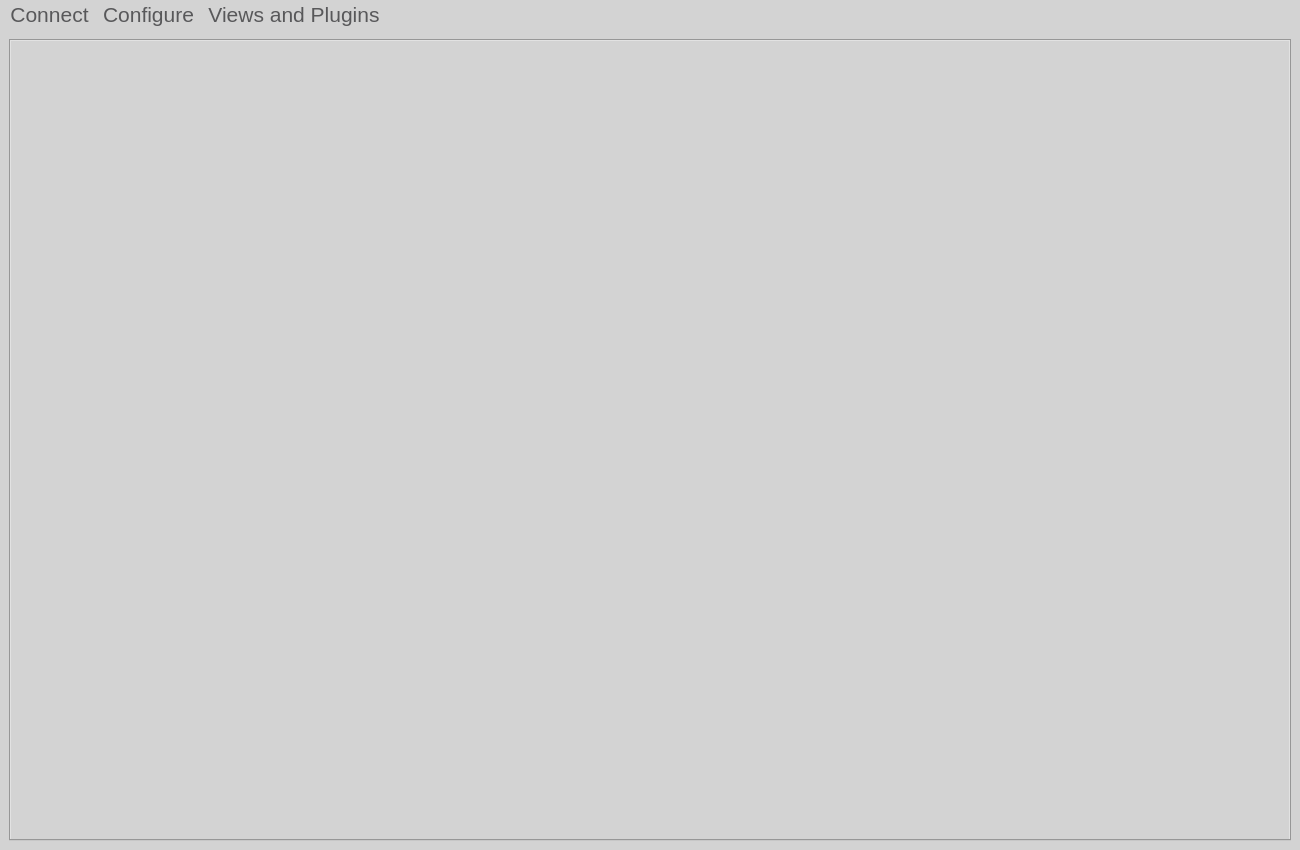
<?xml version="1.0" encoding="UTF-8"?>
<ui version="4.0">
 <class>MainWindow</class>
 <widget class="QMainWindow" name="MainWindow">
  <property name="geometry">
   <rect>
    <x>0</x>
    <y>0</y>
    <width>1300</width>
    <height>850</height>
   </rect>
  </property>
  <property name="minimumSize">
   <size>
    <width>1300</width>
    <height>850</height>
   </size>
  </property>
  <property name="windowTitle">
   <string>MainWindow</string>
  </property>
  <property name="windowIcon">
   <iconset>
    <normaloff>../icons/logo.png</normaloff>../icons/logo.png</iconset>
  </property>
  <property name="styleSheet">
   <string notr="true">QWidget
{
    background-color: rgb(211,211,211);
    color: rgb(88, 88, 90);
    selection-background-color: rgb(21, 165, 137);
    selection-color: rgb(245, 244, 244);
    
	font: 16pt
}

QLabel
{
  background-color: rgb(211,211,211);
}

QLabel#error_label
{
   color: rgb(220, 130, 30);
}

QTabBar::tab:top:selected {
    background-color: rgb(21, 165, 137);
    color: rgb(88, 88, 90);
}

</string>
  </property>
  <property name="iconSize">
   <size>
    <width>400</width>
    <height>400</height>
   </size>
  </property>
  <widget class="QWidget" name="centralwidget">
   <property name="styleSheet">
    <string notr="true"/>
   </property>
   <layout class="QVBoxLayout" name="verticalLayout">
    <item>
     <widget class="QTabWidget" name="tab_widget">
      <property name="minimumSize">
       <size>
        <width>600</width>
        <height>500</height>
       </size>
      </property>
      <property name="font">
       <font>
        <pointsize>16</pointsize>
        <italic>false</italic>
        <bold>false</bold>
       </font>
      </property>
      <property name="currentIndex">
       <number>-1</number>
      </property>
      <property name="usesScrollButtons">
       <bool>true</bool>
      </property>
     </widget>
    </item>
   </layout>
  </widget>
  <widget class="QMenuBar" name="menubar">
   <property name="geometry">
    <rect>
     <x>0</x>
     <y>0</y>
     <width>1300</width>
     <height>24</height>
    </rect>
   </property>
   <property name="font">
    <font>
     <pointsize>16</pointsize>
     <italic>false</italic>
     <bold>false</bold>
    </font>
   </property>
   <widget class="QMenu" name="main_menu">
    <property name="font">
     <font>
      <pointsize>16</pointsize>
      <italic>false</italic>
      <bold>false</bold>
     </font>
    </property>
    <property name="title">
     <string>Connect</string>
    </property>
    <addaction name="action_connect"/>
    <addaction name="action_close_session"/>
    <addaction name="action_exit"/>
   </widget>
   <widget class="QMenu" name="config_menu">
    <property name="title">
     <string>Configure</string>
    </property>
    <addaction name="action_check_configuration"/>
    <addaction name="action_add_configuration"/>
   </widget>
   <widget class="QMenu" name="menuPlugins">
    <property name="enabled">
     <bool>false</bool>
    </property>
    <property name="title">
     <string>Views and Plugins</string>
    </property>
   </widget>
   <addaction name="main_menu"/>
   <addaction name="config_menu"/>
   <addaction name="menuPlugins"/>
  </widget>
  <action name="action_close_session">
   <property name="text">
    <string>Close Connection</string>
   </property>
   <property name="font">
    <font/>
   </property>
  </action>
  <action name="action_exit">
   <property name="text">
    <string>Exit iBridges</string>
   </property>
   <property name="font">
    <font/>
   </property>
  </action>
  <action name="actionSearch">
   <property name="text">
    <string>Search</string>
   </property>
   <property name="font">
    <font/>
   </property>
  </action>
  <action name="actionSaveConfig">
   <property name="text">
    <string>Save configuration</string>
   </property>
   <property name="font">
    <font/>
   </property>
  </action>
  <action name="action_connect">
   <property name="text">
    <string>Connect to iRODS</string>
   </property>
  </action>
  <action name="action_check_configuration">
   <property name="text">
    <string>Check Configuration</string>
   </property>
  </action>
  <action name="action_add_configuration">
   <property name="text">
    <string>Add Configuration</string>
   </property>
  </action>
 </widget>
 <resources/>
 <connections/>
</ui>
